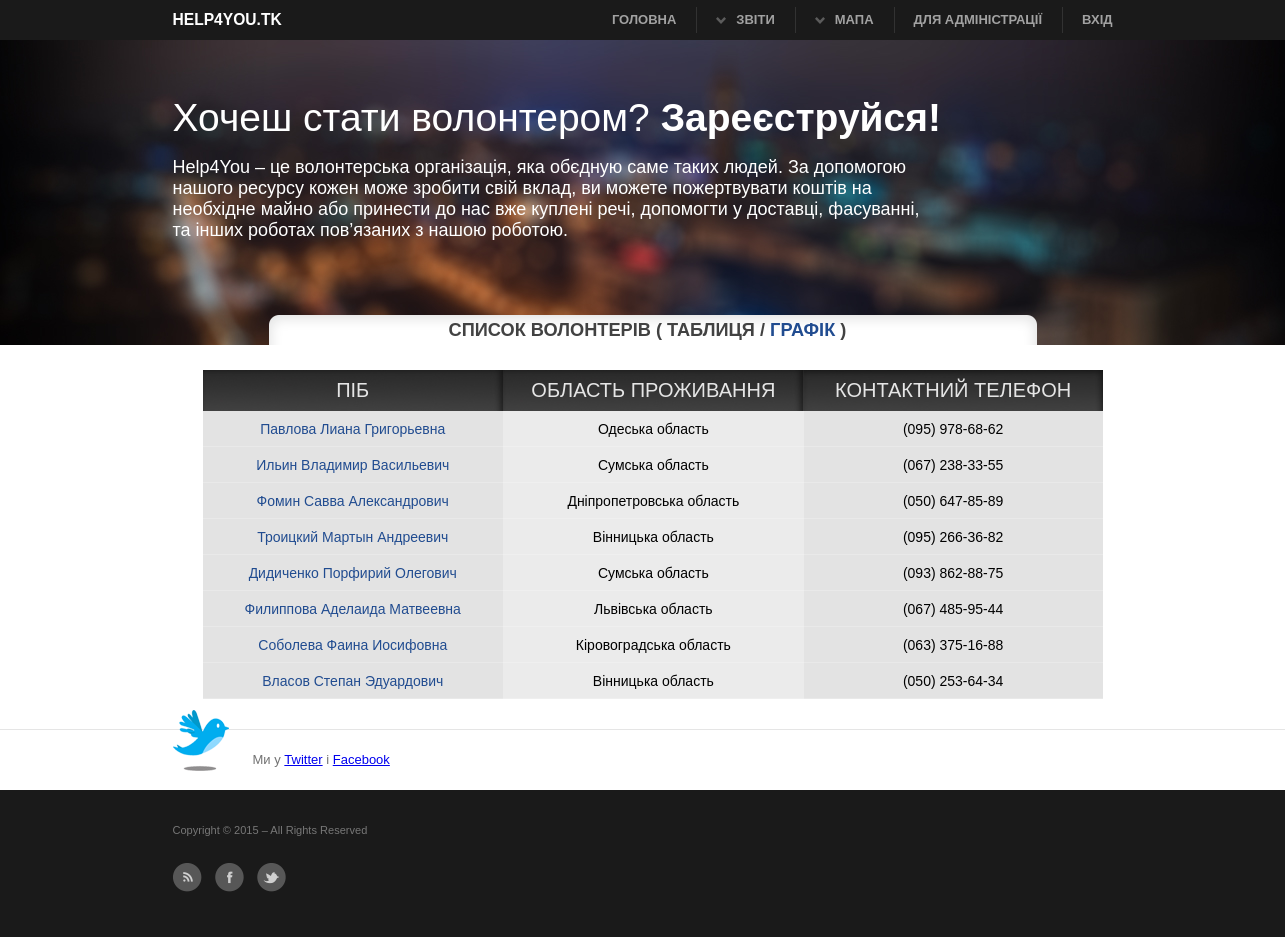
Before: /Volonter/ with the older database file.
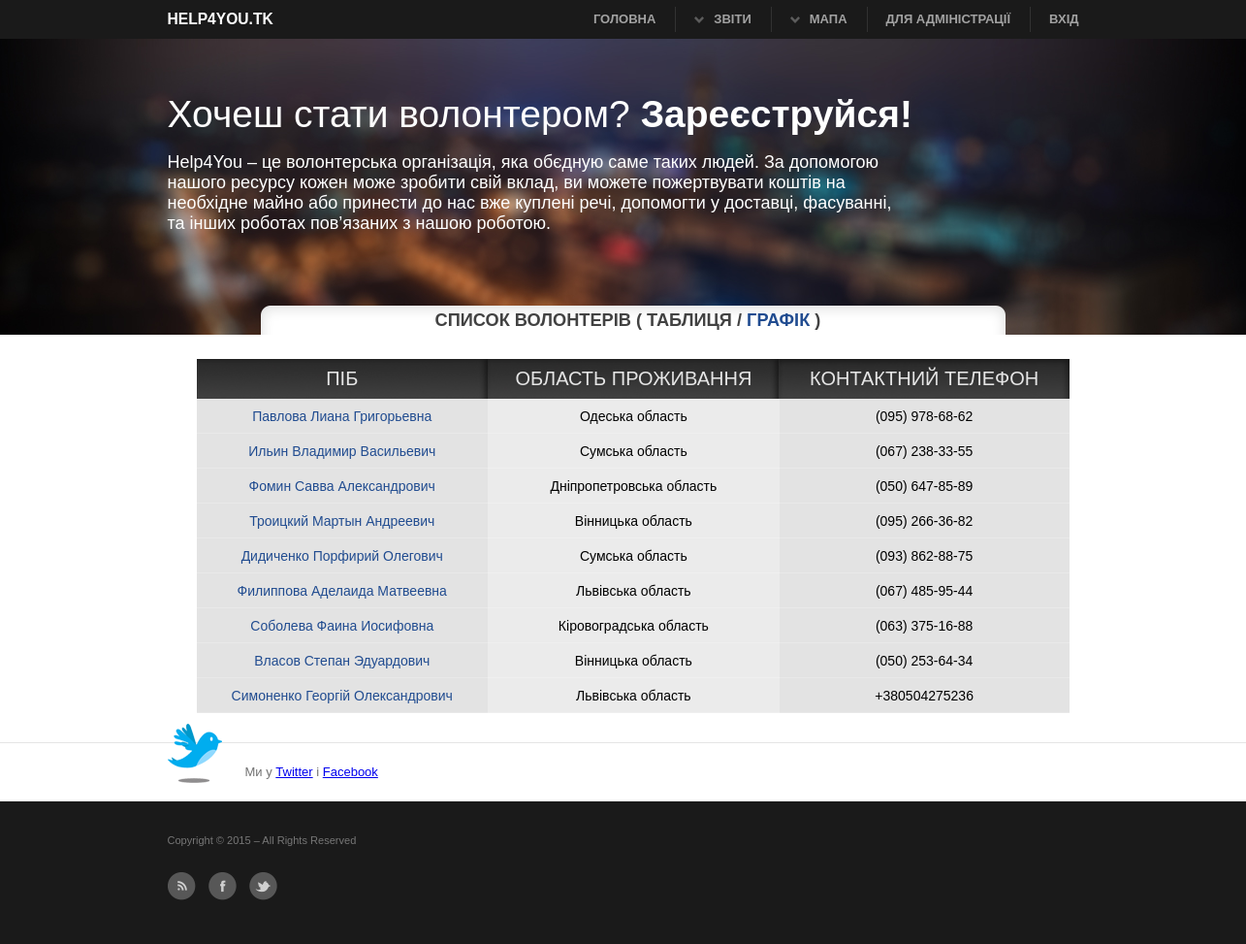
After: the same page with the newer database file.
### main/models.py (models this page shows, shortened)
class Volonter(models.Model):
    GENDER_CHOICES = (
        (u'М', 'Male'),
        (u'Ж', 'Female'),
    )
    OBLAST_CHOICES = (
         (u'Вінницька область',u'Вінницька область'),
         (u'Волинська область',u'Волинська область'),
         (u'Дніпропетровська область',u'Дніпропетровська область'),
         (u'Донецька область',u'Донецька область'),
         (u'Закарпатська область',u'Закарпатська область'),
         (u'Запорізька область',u'Запорізька область'),
         (u'Івано-Франківська область',u'Івано-Франківська область'),
         (u'Київська область',u'Київська область'),
         (u'Кіровоградська область',u'Кіровоградська область'),
         (u'Луганська область',u'Луганська область'),
         (u'Львівська область',u'Львівська область'),
         (u'Миколаївська область',u'Миколаївська область'),
         (u'Одеська область',u'Одеська область'),
         (u'Полтавська область',u'Полтавська область'),
         (u'Рівненська область',u'Рівненська область'),
         (u'Сумська область',u'Сумська область'),
         (u'Тернопільська область',u'Тернопільська область'),
         (u'Харківська область',u'Харківська область'),
         (u'Херсонська область',u'Херсонська область'),
         (u'Хмельницька область',u'Хмельницька область'),
         (u'Черкаська область',u'Черкаська область'),
         (u'Чернігівська область',u'Чернігівська область'),
         (u'Чернівецька область',u'Чернівецька область'),
         (u'Автономна Республіка Крим',u'Автономна Республіка Крим'),
    )
    fio = models.CharField(verbose_name=u'ПІБ', max_length=200)
    birthday = models.DateField(verbose_name=u'Дата народження',null=True, blank=True)
    address = models.CharField(verbose_name=u'Область проживання',max_length=30, choices=OBLAST_CHOICES)
    telephone = models.CharField(verbose_name=u'Телефон',max_length=20)
    gender = models.CharField(verbose_name=u'Стать',max_length=1, choices=GENDER_CHOICES)
    activeted = models.BooleanField(default=False, verbose_name=u'Підтвердження')
    categories = models.ManyToManyField('CategoryResource', verbose_name=u'Категорія ресурсів')
    class Meta:
        verbose_name_plural = u'Волонтери'

### main/views.py (the view)
# urls.py: url(r'^Volonter/$',VolonterListView.as_view(), name='list_volonter'),
class VolonterListView(ListView):
    template_name = 'list_volonter.html'
    model = Volonter
    context_object_name = 'Volonter'
    def get_context_data(self, **kwargs):
        context = super(VolonterListView, self).get_context_data(**kwargs)
        context.update({
            'Volonter':Volonter.objects.filter(activeted=True),
        })
        return context

### main/templates/list_volonter.html (shortened to what this page needs)
{% extends 'base.html' %}
{% load staticfiles %}
{% block title %}
    <h3 class="title_list">Список волонтерів ( Таблиця /<a href="{% url 'grafik_volonter' %}"> Графік</a> )</h3>
{% endblock %}
{% block content %}
    <div id="list_table">
  <table border="0">
    <tr>
        <td class="top_left">ПІБ</td>
        <td class="top_cen" >ОБЛАСТЬ ПРОЖИВАННЯ</td>
        <td class="top_right" >КОНТАКТНИЙ ТЕЛЕФОН</td>
    </tr>
    {% for volonters in Volonter %}
        <tr class="list_tr">
        <td class="cell"> <a class="detail_list" href="{% url 'view_volonter' volonters.id %}">{{ volonters.fio }}</a></td>
        <td class="cell_c">{{ volonters.address }}</td>
        <td class="cell">{{ volonters.telephone }}</td>
    </tr>
    {% endfor %}
  </table>
    </div>
{% endblock %}

Changed rows visible on the page:
added Volonter: fio "Симоненко Георгій Олександрович", address "Львівська область", telephone "+380504275236"
